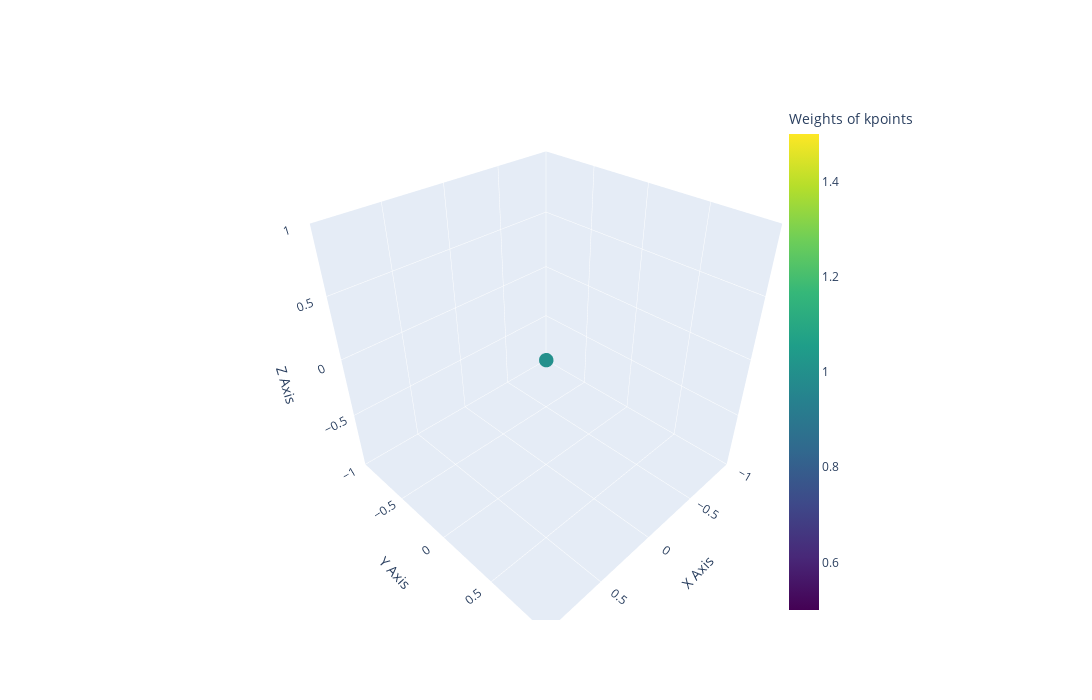

Notebook cell for this chart:
### Code cell
simulation_kspace = grogupy.Kspace([1, 1, 1])
simulation_kspace.plot().show()
simulation_kspace

### Figure 1 — Plotly figure (JSON) as saved in the notebook; plotly's stock layout.template omitted (floating-point values rounded to 4 significant figures)
{"data": [{"marker": {"color": [1.0], "colorbar": {"title": {"text": "Weights of kpoints"}, "x": 0.75}, "colorscale": [[0, "#440154"], [0.1111, "#482878"], [0.2222, "#3e4989"], [0.3333, "#31688e"], [0.4444, "#26828e"], [0.5556, "#1f9e89"], [0.6667, "#35b779"], [0.7778, "#6ece58"], [0.8889, "#b5de2b"], [1, "#fde725"]], "opacity": 1, "size": 5}, "mode": "markers", "name": "Kpoints", "type": "scatter3d", "x": [0.0], "y": [0.0], "z": [0.0]}], "layout": {"autosize": false, "height": 700, "scene": {"aspectmode": "data", "xaxis": {"gridwidth": 1, "showgrid": true, "title": {"text": "X Axis"}}, "yaxis": {"gridwidth": 1, "showgrid": true, "title": {"text": "Y Axis"}}, "zaxis": {"gridwidth": 1, "showgrid": true, "title": {"text": "Z Axis"}}}, "width": 1200}}
